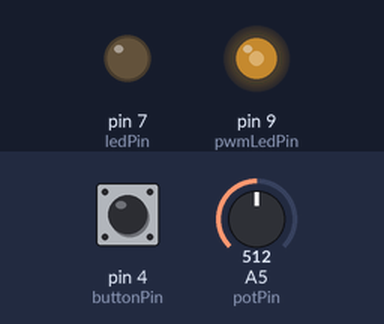
The sketch below on a simulated Arduino Uno, built with avr-gcc and run on an emulated ATmega328P. On the bench: output pins drawn as LEDs (lit = HIGH). The inputs (shaded band) are chosen by the test bench; at power-on: pin 4 (buttonPin) LOW, A5 (potPin) = 512. What the sketch prints to the serial monitor is not drawn.

Above: at 1.2 s.
1.3 s: pin 4 (buttonPin) pulled HIGH for 3.2 s
At 5.2 s:
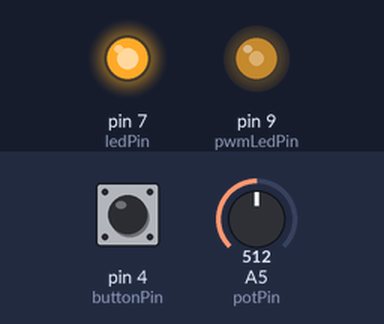
6.0 s: A5 (potPin) set to 716
At 7.2 s:
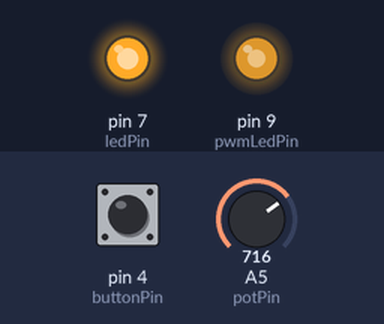
7.5 s: pin 4 (buttonPin) pulled HIGH for 0.15 s
At 8.4 s:
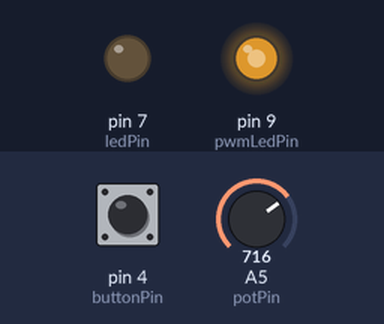
9.1 s: A5 (potPin) set to 900
At 9.6 s:
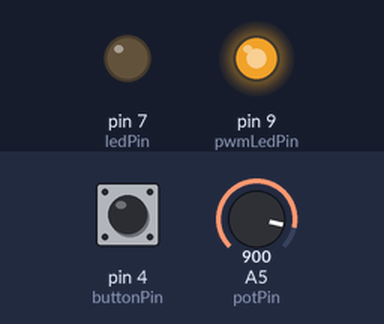
10.6 s: pin 4 (buttonPin) pulled HIGH for 1 s
At 10.9 s:
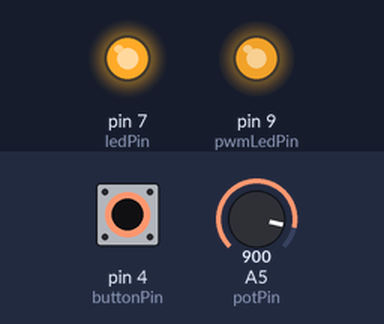
13.1 s: A5 (potPin) set to 122
At 14.0 s:
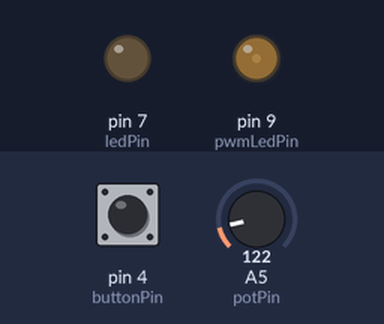
Timing chart, 0 to 15.6 s (numbered marks = the images above; inputs shaded):
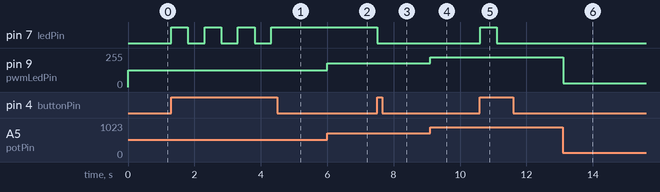

The sketch:

MIDTERM-WIP_NoelNova_ino.ino
```cpp
const int potPin = A5;
const int buttonPin = 4;
const int pwmLedPin = 9;
const int ledPin = 7;

int potValue = 0;
int buttonState = 0;
int ledBrightness = 0;

unsigned long previousMillis = 0;
const long interval = 500; // 500ms interval

// LED blink state
bool ledState = false;

// Array
int brightnessLevels[] = {0, 64, 128, 192, 255};
const int numLevels = 5;

void setup() {
    pinMode(buttonPin, INPUT);
    pinMode(pwmLedPin, OUTPUT);
    pinMode(ledPin, OUTPUT);
    Serial.begin(115200);
}

void loop() {
    unsigned long currentMillis = millis();

    potValue = analogRead(potPin);

    // Map potentiometer value to brightness levels
    ledBrightness = map(potValue, 0, 1023, 0, 255);
    analogWrite(pwmLedPin, ledBrightness);

    // Read button state
    buttonState = digitalRead(buttonPin);

    if (buttonState == HIGH && currentMillis - previousMillis >= interval) {
        previousMillis = currentMillis;
        ledState = !ledState; // Toggle LED state
        digitalWrite(ledPin, ledState);
    }

    for (int i = 0; i < numLevels; i++) {
        Serial.print("Level ");
        Serial.print(i);
        Serial.print(": ");
        Serial.println(brightnessLevels[i]);
    }
}
```

Measured:
- after the input at 1.3 s, pin 7 (ledPin): alternates HIGH for 0.50 s and LOW for 0.50 s, 7 changes in all, then stays HIGH, starting at once
- after the input at 6.0 s, pin 9 (pwmLedPin): 127/255 → 178/255 at once
- after the input at 7.5 s, pin 7 (ledPin): HIGH → LOW at once
- after the input at 9.1 s, pin 9 (pwmLedPin): 178/255 → 224/255 at once
- after the input at 10.6 s, pin 7 (ledPin): LOW → HIGH at once, → LOW 0.50 s later
- after the input at 13.1 s, pin 9 (pwmLedPin): 224/255 → 30/255 at once
